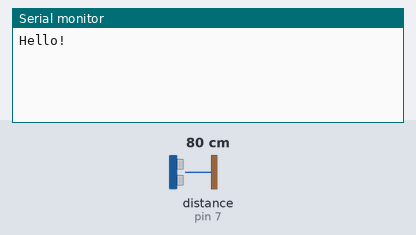
Simulated run of this sketch. Board: Arduino Uno, built with avr-gcc and run on an emulated ATmega328P. Shown: the last lines printed to the serial monitor. Wiring (inferred from the names in the program): ultrasonic range finder: trigger pin 7; echo pin 7. Inputs (shaded band) come from the test bench; at power-on: distance to the obstacle (sensor on pin 7) 80 cm. The echo pulse lasts 58.3 µs per cm.

Above: at 1.2 s.
1.3 s: distance to the obstacle (sensor on pin 7) set to 2 cm
At 2.4 s:
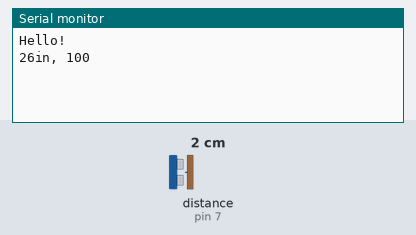
5.5 s: distance to the obstacle (sensor on pin 7) set to 35 cm
At 6.6 s:
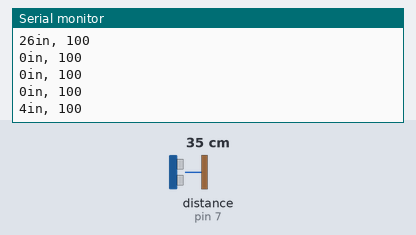
Timing chart, 0 to 8.5 s (numbered marks = the images above; inputs shaded):
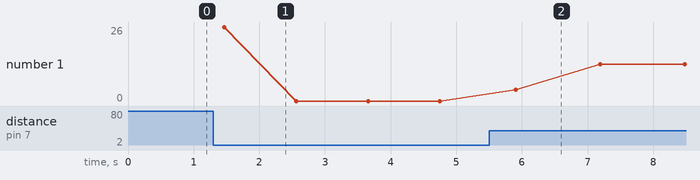

Measured:
- after the input at 1.3 s, the serial monitor: prints a new line after 0.17 s (image 1)
- after the input at 5.5 s, the serial monitor: prints a new line after 0.41 s (image 2)
- plotted number 1: 0 → 13 after the input at 5.5 s

The sketch:

motionsensor.ino
```cpp
#define NUM_SAMPLES 100

const int pingPin = 7;
int i = 0;
int sum = 0;

void setup() {
  Serial.begin(9600);
  Serial.println("Hello!");
}

void loop() {
  long duration, inches, cm;
  long measurements[NUM_SAMPLES];

  pinMode(pingPin, OUTPUT);
  digitalWrite(pingPin, LOW);
  delayMicroseconds(2);
  digitalWrite(pingPin, HIGH);
  delayMicroseconds(5);
  digitalWrite(pingPin, LOW);

  pinMode(pingPin, INPUT);
  duration = pulseIn(pingPin, HIGH);

  measurements[i] = microsecondsToInches(duration);
  i++;
  if(i == NUM_SAMPLES) {
    sum = 0;
    for(i = 0; i < NUM_SAMPLES; i++) {
      sum += measurements[i];
    }
    inches = sum/NUM_SAMPLES;

    Serial.print(inches);
    Serial.print("in, ");
    Serial.print(i);
    //Serial.print(cm);
    //Serial.print("cm");
    Serial.println();
    i = 0;
  }
  delay(10);
}

long microsecondsToInches(long microseconds) {
  return microseconds / 74 / 2;
}

long microsecondsToCentimeters(long microseconds) {
  return microseconds / 29 / 2;
}
```
